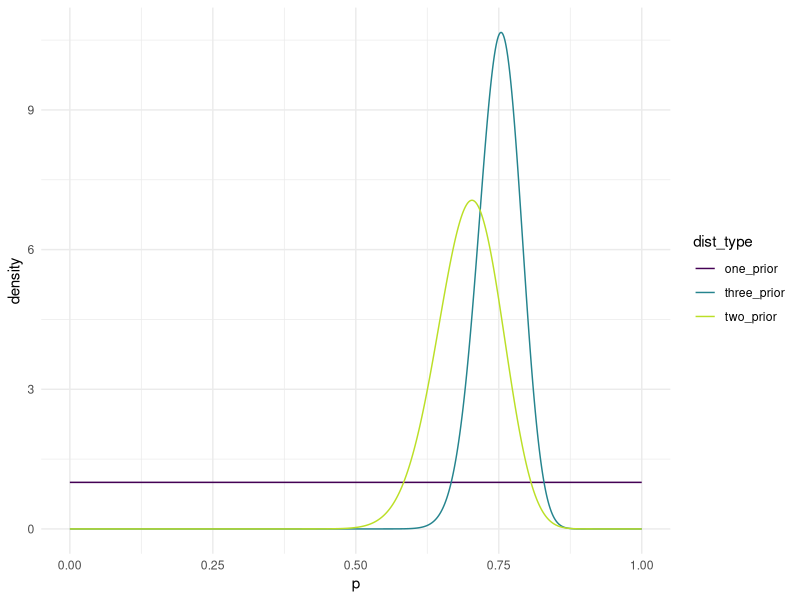
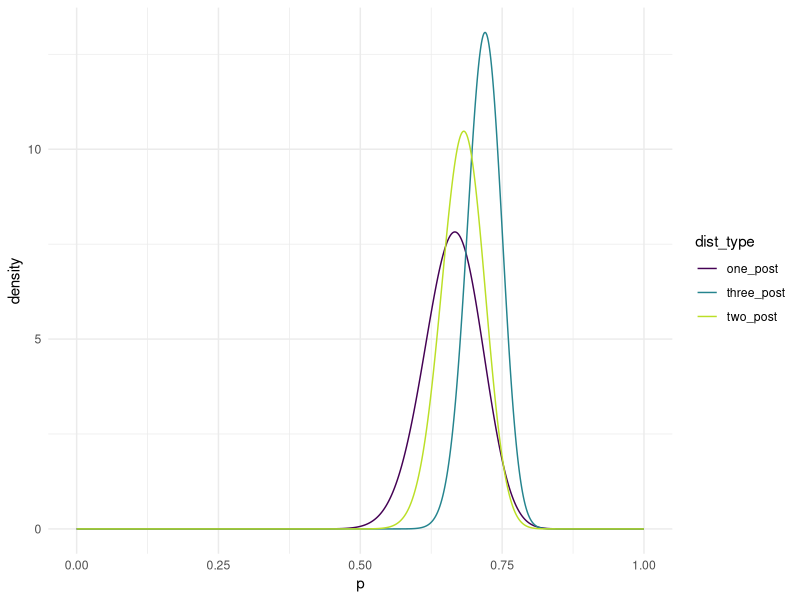

R code for these plots, in order:
## ---- chunk 1
library(tidyverse)
## ---- chunk 2
# Prior 1: uniformative prior Beta(1,1)
alpha1 = 1
beta1 = 1
## ---- chunk 3
# Prior 2: Beta(46,20)
alpha2 = 46 # successes
beta2 = 20 # failures
possible_params2 = tibble(alpha2, beta2, alpha2/(alpha2 + beta2))

possible_params2 |>
  mutate(variance = alpha2 * beta2 / ((alpha2 + beta2)^2 * (alpha2 + beta2 + 1))) |>
  mutate(dist_to_target = abs(variance - 0.05657^2)) # variance is very close
## ---- chunk 4
# Prior 3: Beta(100,33.3)
alphas <- seq(0.01, 100, length.out = 2000) 
betas <- alphas / 3 # derived from 0.75 estimate

target_prob <- 0.02
prob_less_70 <- pbeta(0.70, alphas, betas)

tibble(alphas, betas, alphas/betas, prob_less_70) |>
  mutate(close_to_target = abs(prob_less_70 - target_prob)) |>
  filter(close_to_target == min(close_to_target)) 
## ---- chunk 5
ps <- seq(0, 1, length.out = 1000)
one_prior <- dbeta(ps, 1, 1)
two_prior <- dbeta(ps, 46, 20)
three_prior <- dbeta(ps, 100, 33.3)

plot1 <- tibble(ps, one_prior, two_prior, three_prior) |>
  pivot_longer(2:4, names_to = "dist_type", values_to = "density")

ggplot(data = plot1, aes(x = ps, y = density, colour = dist_type)) +
  geom_line() +
  scale_colour_viridis_d(end = 0.9) +
  theme_minimal() +
  labs(x = "p")
## ---- chunk 6
# Posterior 1
apost1 = 1+56
bpost1 = 1+28
one_post = dbeta(ps, apost1, bpost1)
mean1 = apost1 / (apost1 + bpost1)
mean1 # posterior mean with the uninformative prior Beta(1,1)
qbeta(c(0.05, 0.95), apost1, bpost1) # 90% credible interval

# Posterior 2
apost2 = 46+56
bpost2 = 20+28
two_post = dbeta(ps, apost2, bpost2)
mean2 = apost2 / (apost2 + bpost2)
mean2 # posterior mean with the informative prior Beta(46,20)
qbeta(c(0.05, 0.95), apost2, bpost2) # 90% credible interval

# Posterior 3
apost3 = 100+56
bpost3 = 33.3+28
three_post = dbeta(ps, apost3, bpost3)
mean3 = apost3 / (apost3 + bpost3)
mean3 # posterior mean with the informative prior Beta(100,33.3)
qbeta(c(0.05, 0.95), apost3, bpost3) # 90% credible interval
## ---- chunk 7
plot2 <- tibble(ps, one_post, two_post, three_post) |>
  pivot_longer(2:4, names_to = "dist_type", values_to = "density")

ggplot(data = plot2, aes(x = ps, y = density, colour = dist_type)) +
  geom_line() +
  scale_colour_viridis_d(end = 0.9) +
  theme_minimal() +
  labs(x = "p")
